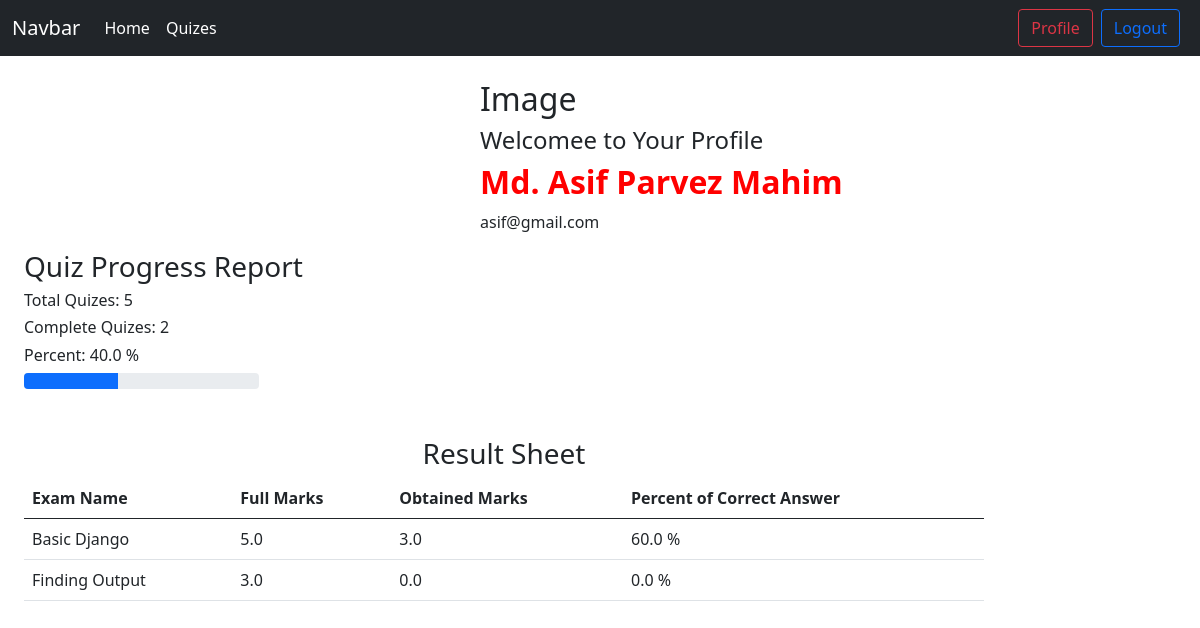
/authorizaion/profile/ (signed in), run on an earlier commit of the app's database.
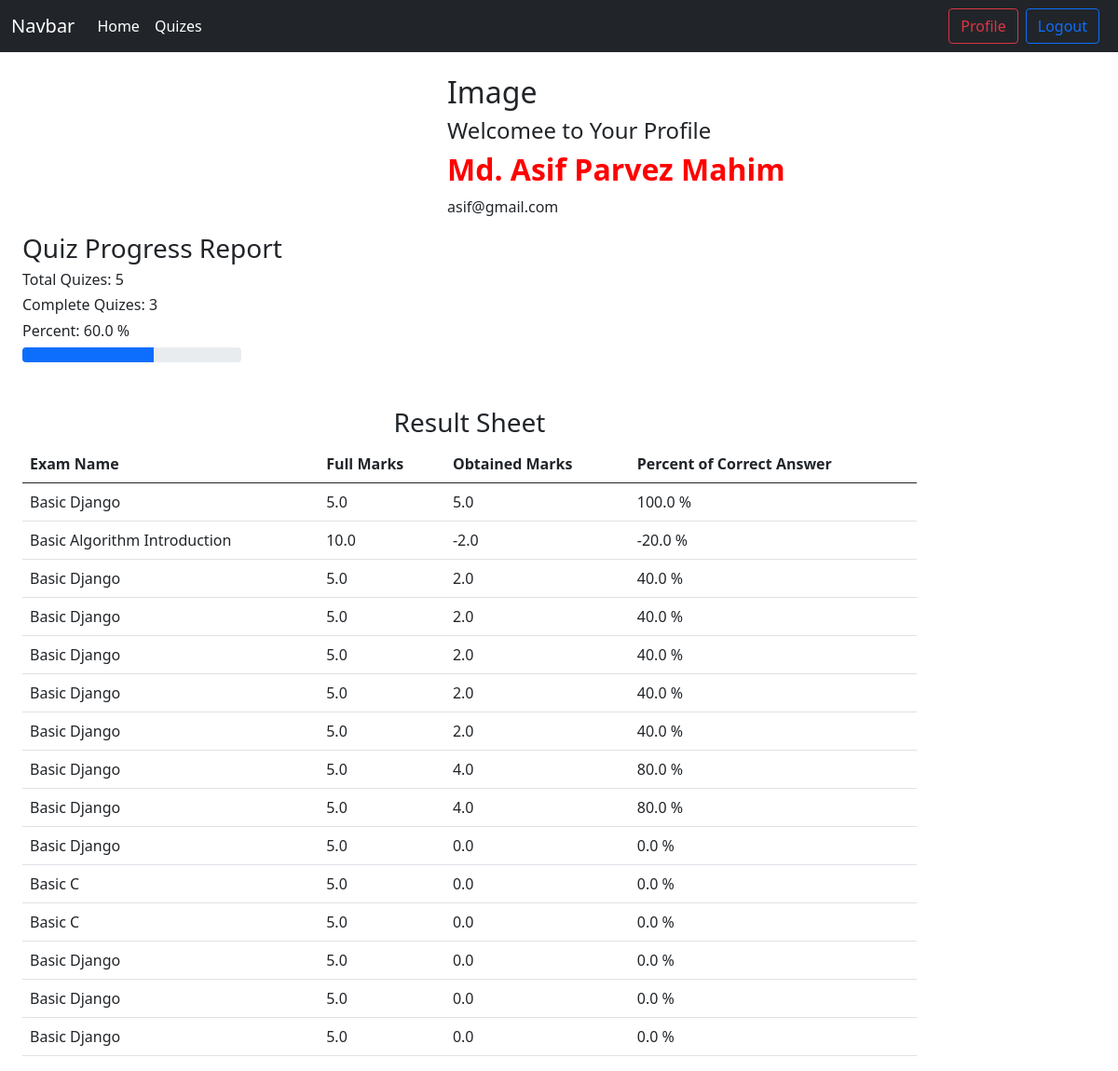
And on a later commit of the database.
### result/models.py (models this page shows)
class Result(models.Model):
    quiz = models.ForeignKey(Quiz, on_delete=models.CASCADE)
    user = models.ForeignKey(User, on_delete=models.CASCADE)
    score = models.FloatField()
    exam_name = models.CharField(max_length=500, blank=True, null=True)
    total_questions = models.CharField(max_length=500, blank=True, null=True)
    percent = models.CharField(max_length=500, blank=True, null=True)
    fullMarks = models.CharField(max_length=500, blank=True, null=True)
    total_quizes = models.CharField(max_length=100, blank=True, null=True)
    completed_quizes = models.CharField(max_length=100, blank=True, null=True)
    percent_of_attempts = models.CharField(max_length=100, blank=True, null=True)
    def __str__(self):
        return str(self.pk)

### accounts/views.py (the view)
# urls.py: path("profile/", views.profile, name="profile"),
def profile(request):
    result_history = Result.objects.filter(user=request.user)
    progress = Result.objects.filter(user=request.user).last()
    print("PROG-> ", progress)
    return render(
        request, "profile.html", {"result": result_history, "progress": progress}
    )

### accounts/templates/profile.html (shortened to what this page needs)
{% extends "base.html" %}<br />
{%load static%}{%block script%}
<link rel="stylesheet" href="{% static 'accounts/style.css' %}" />
{%endblock%} {%block style%} {%endblock%} {%block content%}
<div class="user_info">
  <h2>Image</h2>
  <h4>Welcomee to Your Profile</h4>
  <h2>
    <span class="username"
      >{{request.user.first_name }} {{request.user.last_name}}</span
    >
  </h2>
  <p>{{request.user.email }}</p>
</div>
<div class="quiz_progress">
  <h3>Quiz Progress Report</h3>
  <h6>Total Quizes: {{progress.total_quizes}}</h6>
  <h6>Complete Quizes: {{progress.completed_quizes}}</h6>
  <div class="percentage">
    <div class="manual">
      <h6>Percent: {{progress.percent_of_attempts}} %</h6>
    </div>
    <div class="progress prg_bar">
      <div
        class="progress-bar"
        role="progressbar"
        style="width: {{progress.percent_of_attempts}}%"
        aria-valuenow="25"
        aria-valuemin="0"
        aria-valuemax="100"
      ></div>
    </div>
  </div>
</div>
<div class="res_sheet mt-5">
  <h3 class="text-center">Result Sheet</h3>
  <div class="table-responsive-sm">
    <table class="table">
      <thead>
        <tr>
          <th scope="col">Exam Name</th>
          <th scope="col">Full Marks</th>
          <th scope="col">Obtained Marks</th>
          <th scope="col">Percent of Correct Answer</th>
        </tr>
      </thead>
      <tbody>
        {%for res in result%}
        <tr>
          <td>{{res.exam_name}}</td>
          <td>{{res.fullMarks}}</td>
          <td>{{res.score}}</td>
          <td>{{res.percent}} %</td>
        </tr>
        {%endfor%}
      </tbody>
    </table>
  </div>
</div>
{%endblock%}

What changed in the data, as far as the page shows it:
removed Result: total_quizes "5", completed_quizes "2", percent_of_attempts "40.0", exam_name "Finding Output", fullMarks "3.0", score "0.0", percent "0.0"
removed Result: exam_name "Basic Django", fullMarks "5.0", score "3.0", percent "60.0"
added Result: total_quizes "5", completed_quizes "3", percent_of_attempts "60.0", exam_name "Basic Django", fullMarks "5.0", score "0.0", percent "0.0"
added Result: exam_name "Basic Django", fullMarks "5.0", score "5.0", percent "100.0"
added Result: exam_name "Basic Algorithm Introduction", fullMarks "10.0", score "-2.0", percent "-20.0"
added Result: exam_name "Basic Django", fullMarks "5.0", score "2.0", percent "40.0"
added Result: exam_name "Basic Django", fullMarks "5.0", score "2.0", percent "40.0"
added Result: exam_name "Basic Django", fullMarks "5.0", score "2.0", percent "40.0"
added Result: exam_name "Basic Django", fullMarks "5.0", score "2.0", percent "40.0"
added Result: exam_name "Basic Django", fullMarks "5.0", score "2.0", percent "40.0"
added Result: exam_name "Basic Django", fullMarks "5.0", score "4.0", percent "80.0"
added Result: exam_name "Basic Django", fullMarks "5.0", score "4.0", percent "80.0"
added Result: exam_name "Basic Django", fullMarks "5.0", score "0.0", percent "0.0"
added Result: exam_name "Basic C", fullMarks "5.0", score "0.0", percent "0.0"
added Result: exam_name "Basic C", fullMarks "5.0", score "0.0", percent "0.0"
added Result: exam_name "Basic Django", fullMarks "5.0", score "0.0", percent "0.0"
added Result: exam_name "Basic Django", fullMarks "5.0", score "0.0", percent "0.0"
Also different on the page:
{{ progress.percent_of_attempts }}: 40.0 → 60.0 (drawn)
